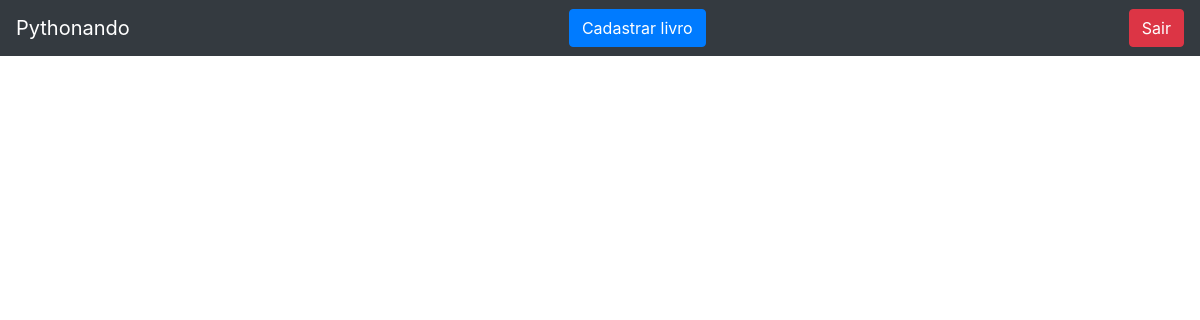
Before: /livro/home/ (signed in) with the older database file.
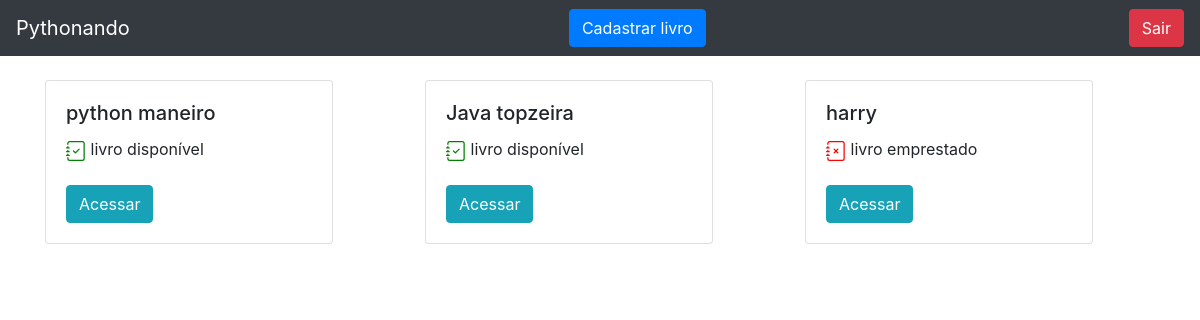
After: the same page with the newer database file.
### livro/models.py (models this page shows, shortened)
class Livros(models.Model):
    nome = models.CharField(max_length = 100)
    autor = models.CharField(max_length = 30)
    co_autor = models.CharField(max_length = 30, blank = True, null = True)
    data_cadastro = models.DateField(default = date.today)
    emprestado = models.BooleanField(default=False)
    categoria = models.ForeignKey(Categoria, on_delete=models.DO_NOTHING)
    usuario = models.ForeignKey(Usuario, on_delete=models.DO_NOTHING)
    class Meta:
        verbose_name = 'Livro'

### livro/views.py (the view)
# urls.py: path('home/', views.home, name = 'home'),
def home(request):
    if request.session.get('usuario'):
        usuario = Usuario.objects.get(id = request.session['usuario'])
        livros = Livros.objects.filter(usuario = usuario)
        form = CadastroLivro()
        return render(request, 'home.html', {'livros': livros, 'usuario_logado': request.session.get('usuario'), 'form': form})
    else:
        return redirect('/auth/login/?status=2')

### livro/models.py (called while the page is built)
    def __str__(self) -> str:
        return self.nome

### usuarios/models.py (called while the page is built)
    def __str__(self) -> str:
        return self.nome

### livro/templates/home.html (shortened to what this page needs)
{% extends 'base.html' %}
{% block 'conteudo' %}
<div class="container">
    <br>
      <div class="row">
        {% for livro in livros %}
            <div class="col-md">
                <div class="card" style="width: 18rem;">
                    <div class="card-body">
                      <h5 class="card-title">{{livro.nome}}</h5>
                      {% if livro.emprestado %}
                        livro emprestado
                      {% else %}
                        livro disponível
                      {% endif %}
                        <br>
                        <br>
                      <a href="{% url 'ver_livros' livro.id %}" class="btn btn-info">Acessar</a>
                    </div>
                </div>
            </div>
        {% endfor %}
      </div>
    </div>
{% endblock %}

### templates/base.html (shortened to what this page needs)
<!doctype html>
<html lang="pt-BR">
  <head>
    <link rel="stylesheet" href="https://cdn.jsdelivr.net/npm/bootstrap@4.6.2/dist/css/bootstrap.min.css">
  </head>
  <body>
    <nav class="navbar navbar-dark bg-dark">
      <a class="navbar-brand" href="{% url 'home' %}">Pythonando</a>
      {% if usuario_logado %}
        <button type="button" class="btn btn-primary" data-toggle="modal" data-target="#exampleModal">
        Cadastrar livro
        </button>
        <a href="{% url 'sair' %}" class="btn btn-danger" >Sair</a>
      {% endif %}
    </nav>
    {% block 'conteudo' %} {% endblock %}
  </body>
</html>

Changed rows visible on the page:
added Livros: nome "python maneiro", emprestado False (drawn)
added Livros: nome "Java topzeira", emprestado False (drawn)
added Livros: nome "harry", emprestado True (drawn)
